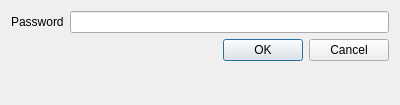
<?xml version="1.0" encoding="UTF-8"?>
<ui version="4.0">
 <class>AuthenticationWindow</class>
 <widget class="QDialog" name="AuthenticationWindow">
  <property name="geometry">
   <rect>
    <x>0</x>
    <y>0</y>
    <width>400</width>
    <height>105</height>
   </rect>
  </property>
  <property name="windowTitle">
   <string>Authentication required</string>
  </property>
  <layout class="QFormLayout" name="formLayout_2">
   <item row="0" column="0">
    <widget class="QLabel" name="lblPassword">
     <property name="text">
      <string>Password</string>
     </property>
    </widget>
   </item>
   <item row="0" column="1">
    <widget class="QLineEdit" name="txtPassword">
     <property name="echoMode">
      <enum>QLineEdit::EchoMode::Password</enum>
     </property>
    </widget>
   </item>
   <item row="1" column="1">
    <layout class="QHBoxLayout" name="horizontalLayout">
     <item>
      <spacer name="horizontalSpacer">
       <property name="orientation">
        <enum>Qt::Orientation::Horizontal</enum>
       </property>
       <property name="sizeHint" stdset="0">
        <size>
         <width>40</width>
         <height>20</height>
        </size>
       </property>
      </spacer>
     </item>
     <item>
      <widget class="QPushButton" name="btnOK">
       <property name="text">
        <string>OK</string>
       </property>
      </widget>
     </item>
     <item>
      <widget class="QPushButton" name="btnCancel">
       <property name="text">
        <string>Cancel</string>
       </property>
      </widget>
     </item>
    </layout>
   </item>
  </layout>
 </widget>
 <resources/>
 <connections/>
</ui>
